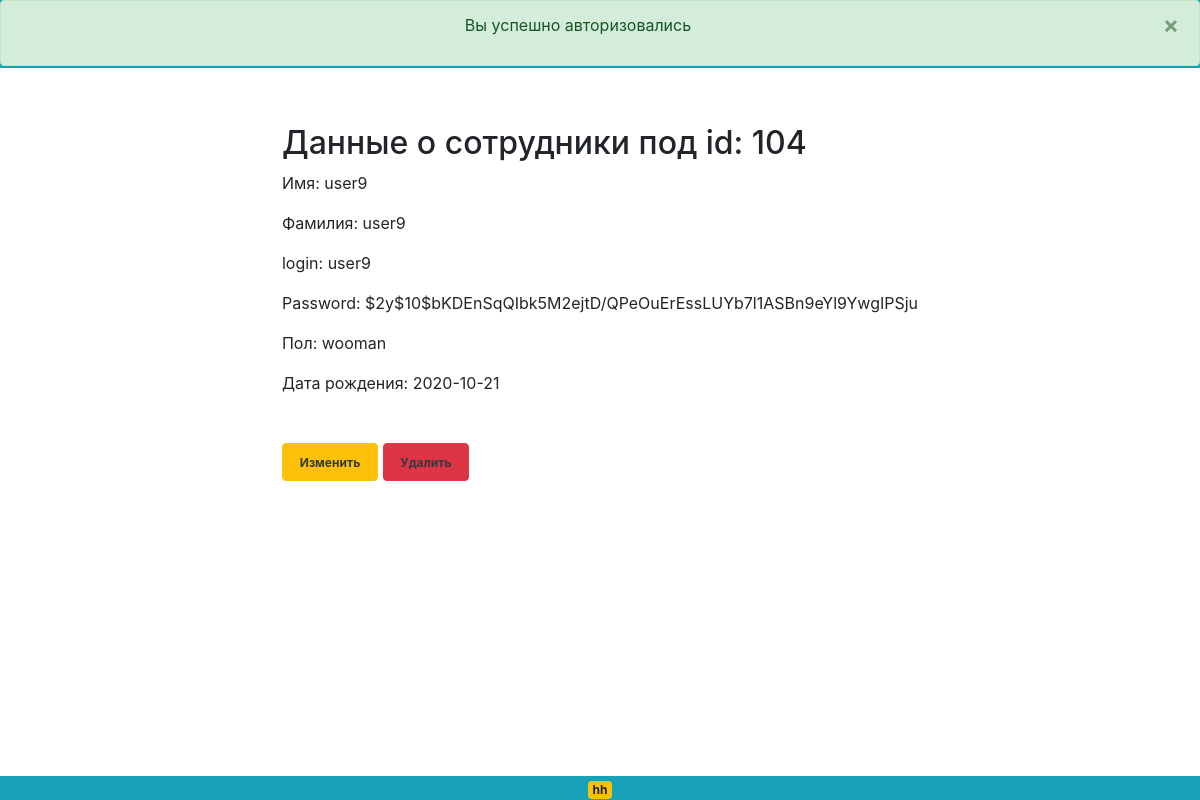
Page /user/show/104 (signed in) on the committed database.
### tables this page shows
CREATE TABLE `users` (
  `id` int(11) NOT NULL,
  `login` varchar(255) NOT NULL,
  `password` varchar(255) NOT NULL,
  `name` varchar(255) NOT NULL,
  `surname` varchar(255) NOT NULL,
  `gender` varchar(255) NOT NULL,
  `date` date NOT NULL,
  `roles` int(2) NOT NULL DEFAULT 2
);

### public_html/application/controllers/UserController.php (called while the page is built, shortened)
<?php
class UserController extends Controller {
    public function show()
    {
        $vars = [
            'data' => $this->model->getOne($this->route['id'])[0],
        ];
        $this->getView()->render('Пост', $vars);
    }
}

### index.php (called while the page is built, shortened)
<?php
$router = new Router;
$router -> run();

### public_html/application/services/DBDriver.php (called while the page is built, shortened)
<?php
Class DBDriver
{
	private $pdo;
	public function __construct($pdo)
	{
		$this->pdo = $pdo;
	}
	public function select($sql, array $params = [], $fetch = self::FETCH_ALL)
	{
		$stmt = $this->pdo->prepare($sql);
		if (!empty($params)) {
			foreach ($params as $key => $val) {
				if (is_int($val)) {
					$type = PDO::PARAM_INT;
				} else {
					$type = PDO::PARAM_STR;
				}
				$stmt->bindValue(':'.$key, $val, $type);
			}
		}
		$stmt->execute();
		return $fetch === self::FETCH_ALL ? $stmt->fetchAll(PDO::FETCH_ASSOC) : $stmt->fetch(PDO::FETCH_ASSOC);
	}
}

### public_html/application/core/Model.php (called while the page is built, shortened)
<?php
abstract class Model
{
    protected $dbDriver;
    protected $table;
    public function __construct($dbDriver, $table)
    {
        $this->dbDriver = $dbDriver;
        $this->table = $table;
    }
    public function getOne($id)
    {
        $params = [
            'id' => $id,
        ];
        return $this->dbDriver->select("SELECT * FROM {$this->table} WHERE id = :id", $params);
    }
}

### public_html/application/core/Controller.php (called while the page is built, shortened)
<?php
abstract class Controller {
	public function __construct($route) {
		$this->route = $route;
		$this->model = $this->loadModel($route['controller']);
	}
	public function loadModel($name) {
		$path = 'public_html\application\models\\'.ucfirst($name);
		if (class_exists($path)) {
		    $db = DB::getConnect();
		    $dbDriver = new DBDriver($db);
		    $tableName = $name . 's';
			return new $path($dbDriver, $table = $tableName);
		}
	}
}

### public_html/application/views/user/show.php (the view)
<div class="container d-flex justify-content-center mt-5">
    <row>
        <div>
            <h2>Данные о сотрудники под id: <?=$data['id']?></h2>
            <p>Имя: <?=$data['name']?></p>
            <p>Фамилия: <?=$data['surname']?></p>
            <p>login: <?=$data['login']?></p>
            <p>Password: <?=$data['password']?></p>
            <p>Пол: <?=$data['gender']?></p>
            <p>Дата рождения: <?=$data['date']?></p>
        </div>
        <div class="mt-5">
            <button type="submit" class="btn btn-warning"><a class="badge text-dark" href="/user/edit/<?=$data['id']?>">Изменить</a></button>
            <button type="submit" class="btn btn-danger"><a class="badge text-dark" href="/user/destroy/<?=$data['id']?>">Удалить</a></button>
        </div>
    </row>
</div>

### rows in the picture
users: id "104", name "user9", surname "user9", login "user9", password "$2y$10$bKDEnSqQIbk5M2ejtD/QPeOuErEssLUYb7l1ASBn9eYl9YwgIPSju", gender "wooman", date "2020-10-21"

### other values in the picture
Flash::flash('success') "Вы успешно авторизовались"
